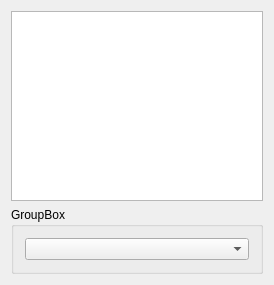
<?xml version="1.0" encoding="UTF-8"?>
<ui version="4.0">
 <class>Widget</class>
 <widget class="QWidget" name="Widget">
  <property name="geometry">
   <rect>
    <x>0</x>
    <y>0</y>
    <width>274</width>
    <height>285</height>
   </rect>
  </property>
  <property name="windowTitle">
   <string>Widget</string>
  </property>
  <layout class="QVBoxLayout" name="verticalLayout_2">
   <item>
    <widget class="QTableView" name="tableView"/>
   </item>
   <item>
    <widget class="QGroupBox" name="groupBox">
     <property name="title">
      <string>GroupBox</string>
     </property>
     <layout class="QVBoxLayout" name="verticalLayout">
      <item>
       <widget class="QComboBox" name="comboBox"/>
      </item>
     </layout>
    </widget>
   </item>
  </layout>
 </widget>
 <layoutdefault spacing="6" margin="11"/>
 <resources/>
 <connections/>
</ui>
